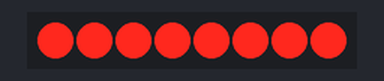
Bench run of a sketch on a simulated Arduino Uno, built with avr-gcc and run on an emulated ATmega328P. Shown: 8 shift-register outputs drawn as a row of LEDs (first output left, lit = HIGH). Wiring (inferred from the names in the program): shift register (74HC595): data pin 9; shift clock pin 11; latch pin 10. Wiring (inferred from the signals the program sends): row of LEDs: on Q0, Q1, Q2, Q3, Q4, Q5, Q6, Q7.

Above: at 0.5 s.
At 2.5 s:
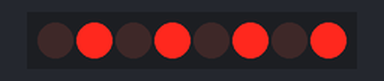
At 3.5 s:
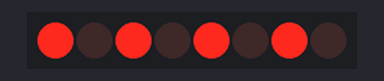
At 5.7 s:
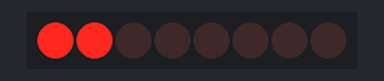
At 8.2 s:
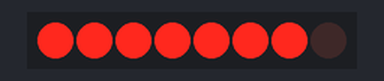
At 13.2 s:
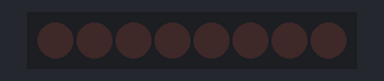
Timing chart, 0 to 18.2 s (numbered marks = the images above):
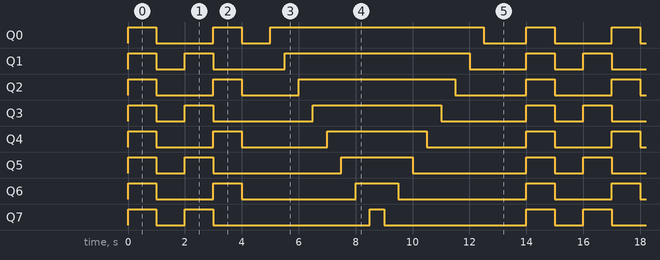

Measured:
- by itself, Q0: repeats every 14.0 s: LOW 2.0 s, HIGH 1.0 s, LOW 1.0 s, HIGH 7.5 s, LOW 1.5 s, HIGH 1.0 s
- by itself, Q1: repeats every 14.0 s: LOW 1.0 s, HIGH 1.0 s, LOW 2.5 s, HIGH 6.5 s, LOW 2.0 s, HIGH 1.0 s
- by itself, Q2: repeats every 14.0 s: LOW 2.0 s, HIGH 1.0 s, LOW 2.0 s, HIGH 5.5 s, LOW 2.5 s, HIGH 1.0 s
- by itself, Q3: repeats every 14.0 s: LOW 1.0 s, HIGH 1.0 s, LOW 3.5 s, HIGH 4.5 s, LOW 3.0 s, HIGH 1.0 s
- by itself, Q4: repeats every 14.0 s: LOW 2.0 s, HIGH 1.0 s, LOW 3.0 s, HIGH 3.5 s, LOW 3.5 s, HIGH 1.0 s
- by itself, Q5: repeats every 14.0 s: LOW 1.0 s, HIGH 1.0 s, LOW 4.5 s, HIGH 2.5 s, LOW 4.0 s, HIGH 1.0 s
- by itself, Q6: repeats every 14.0 s: LOW 2.0 s, HIGH 1.0 s, LOW 4.0 s, HIGH 1.5 s, LOW 4.5 s, HIGH 1.0 s
- by itself, Q7: repeats every 14.0 s: LOW 1.0 s, HIGH 1.0 s, LOW 5.5 s, HIGH 0.50 s, LOW 5.0 s, HIGH 1.0 s

The sketch:

leds.ino
```cpp
#include <ShiftRegister74HC595.h>

#define dadosPin 9
#define latchPin 10
#define clockPin 11

ShiftRegister74HC595<1> registrador(dadosPin, clockPin, latchPin);

void desligar() {
  registrador.setAllLow();
  delay(1000);
}

void ligar() {
  registrador.setAllHigh();
  delay(1000);
}

void intercalar() {
  uint8_t valorPin[] = { B10101010 };
  registrador.setAll(valorPin);
  delay(1000);

  uint8_t valorPin1[] = { B01010101 };
  registrador.setAll(valorPin1);
  delay(1000);
}

void efeito() {
  for (int i = 0; i < 8; i++) {
    registrador.set(i, HIGH);
    delay(500);
  }

  for (int i = 7; i >= 0; i--) {
    registrador.set(i, LOW);
    delay(500);
  }
}

void setup() {
  registrador.setAllLow();
}

void loop() {
  ligar();
  desligar();
  intercalar();
  desligar();
  efeito();
  desligar();
}
```
